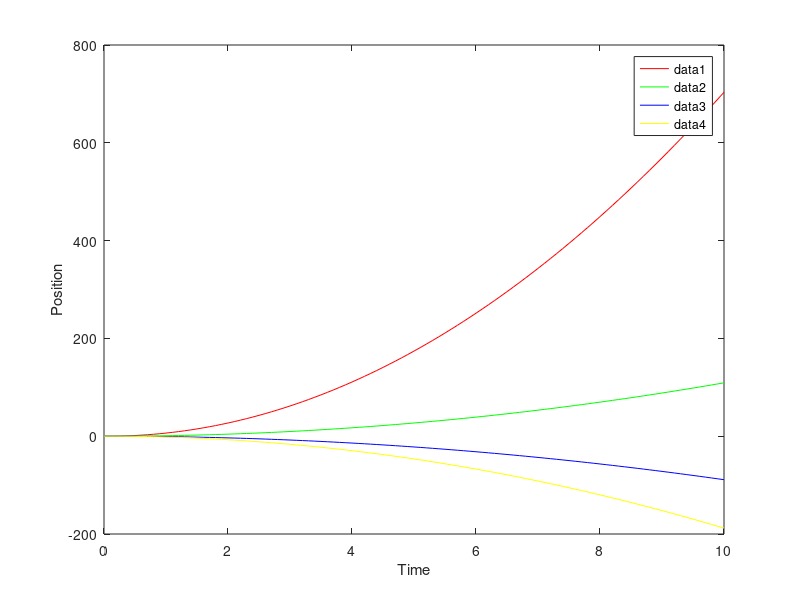
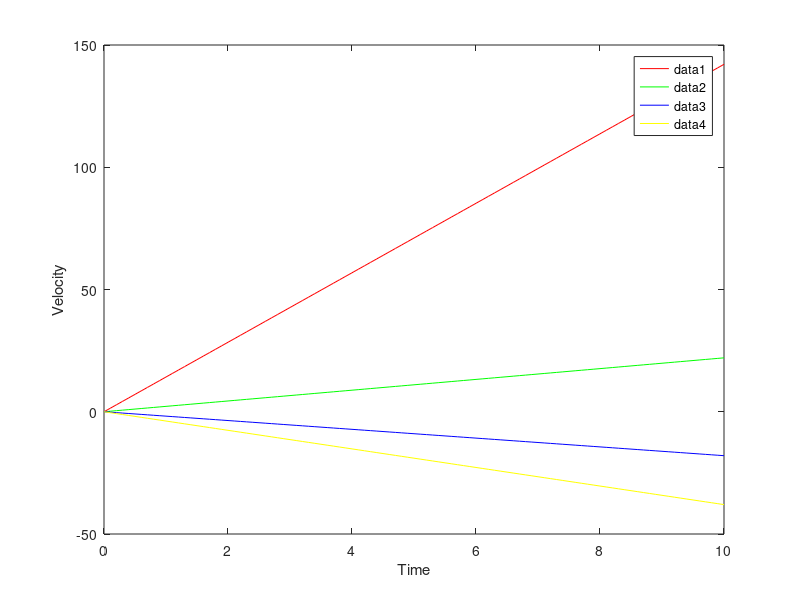

MATLAB code for these plots, in order:
clc;
clear all;
g = 9.8;
rho_air = 1.225;
T = 10;
density1= 0.5;g = 9.8;
rho_air = 1.225;
T = 10;
density1= 0.5;
density2= 1;
density3= 1.5;
density4 = 2;
v1(1)= 0;
x1(1) = 0;
v2(1)= 0;
x2(1) = 0;
v3(1)= 0;
x3(1) = 0;
v4(1)= 0;
x4(1) = 0;
dt = 0.1;
t = 0:dt:T;
T = 10;
npoints = T/dt + 1;
a1 = ((density1 - rho_air)/density1)* g;
a2 = ((density2 - rho_air)/density2)* g;
a3 = ((density3 - rho_air)/density3)* g;
a4 = ((density4 - rho_air)/density4)* g;

for i=1:npoints-1
    v1(i+1) = v1(i) - a1*dt;
    v2(i+1) = v2(i) - a2*dt;
    v3(i+1) = v3(i) - a3*dt;
    v4(i+1) = v4(i) - a4*dt;
    x1(i+1) = x1(i) + v1(i)*dt;
    x2(i+1) = x2(i) + v2(i)*dt;
    x3(i+1) = x3(i) + v3(i)*dt;
    x4(i+1) = x4(i) + v4(i)*dt;
end
figure(1)
plot(t, x1, 'r', t, x2, 'g', t, x3, 'b', t, x4, 'y');
xlabel('Time');
ylabel('Position');
legend();


figure(2)
plot(t, v1, 'r', t, v2, 'g', t, v3, 'b', t, v4, 'y');
xlabel('Time');
ylabel('Velocity');
legend();
density2= 1;
density3= 1.5;
density4 = 2;
v1(1)= 0;
x1(1) = 0;
v2(1)= 0;
x2(1) = 0;
v3(1)= 0;
x3(1) = 0;
v4(1)= 0;
x4(1) = 0;
dt = 0.1;
t = 0:dt:T;
T = 10;
npoints = T/dt + 1;
a1 = ((density1 - rho_air)/density1)* g;
a2 = ((density2 - rho_air)/density2)* g;
a3 = ((density3 - rho_air)/density3)* g;
a4 = ((density4 - rho_air)/density4)* g;

for i=1:npoints-1
    v1(i+1) = v1(i) - a1*dt;
    v2(i+1) = v2(i) - a2*dt;
    v3(i+1) = v3(i) - a3*dt;
    v4(i+1) = v4(i) - a4*dt;
    x1(i+1) = x1(i) + v1(i)*dt;
    x2(i+1) = x2(i) + v2(i)*dt;
    x3(i+1) = x3(i) + v3(i)*dt;
    x4(i+1) = x4(i) + v4(i)*dt;
end
figure(1)
plot(t, x1, 'r', t, x2, 'g', t, x3, 'b', t, x4, 'y');
xlabel('Time');
ylabel('Position');
legend();


figure(2)
plot(t, v1, 'r', t, v2, 'g', t, v3, 'b', t, v4, 'y');
xlabel('Time');
ylabel('Velocity');
legend();